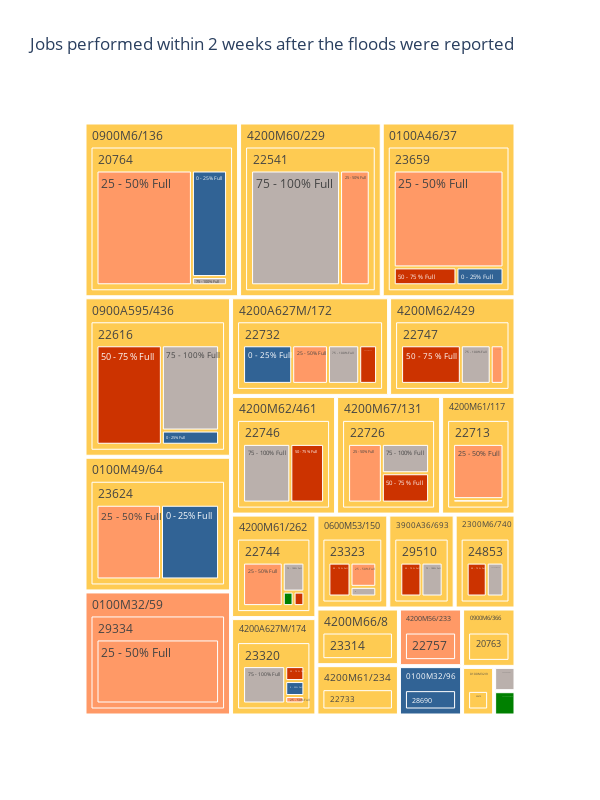

Write notebook code for a chart like this one.
### Markdown cell above
**3.5 Floods Status & Cyclical Frequency determination**

### Code cell
# 3.5 Grouping by Year_Month & Floods
df_jobs_floods_grp = df_jobs_floods_f[(df_jobs_floods_f['% Full'] != 'Non Applicable') & (df_jobs_floods_f['% Full'] != 'Change Me')] \
                            .groupby(['Year_Month', 'FloodID', 'SectionID', '% Full']) \
                            .size() \
                            .reset_index(name='Num_Jobs')

fig3 = px.treemap(df_jobs_floods_grp, 
                  path=[ 'SectionID', 'FloodID', '% Full'], 
                  values='Num_Jobs', 
                  color='% Full',
                  title="Jobs performed within 2 weeks after the floods were reported",
                  color_discrete_sequence=[ "#ff9966", "#bab0ac",  "green", "#cc3300", '#316395' , "#fecb52" , "#e2e2e2"],
                  height=800,
                  width=600)

fig3.show()

### Figure 1 — Plotly figure (JSON) as saved in the notebook; plotly's stock layout.template omitted (floating-point values rounded to 4 significant figures)
{"data": [{"branchvalues": "total", "customdata": [["25 - 50% Full"], ["75 - 100% Full"], ["0 % (Clear)"], ["50 - 75 % Full"], ["25 - 50% Full"], ["50 - 75 % Full"], ["0 - 25% Full"], ["50 - 75 % Full"], ["75 - 100% Full"], ["0 - 25% Full"], ["75 - 100% Full"], ["75 - 100% Full"], ["75 - 100% Full"], ["75 - 100% Full"], ["50 - 75 % Full"], ["50 - 75 % Full"], ["50 - 75 % Full"], ["75 - 100% Full"], ["25 - 50% Full"], ["25 - 50% Full"], ["50 - 75 % Full"], ["25 - 50% Full"], ["0 - 25% Full"], ["0 - 25% Full"], ["25 - 50% Full"], ["0 % (Clear)"], ["0 - 25% Full"], ["25 - 50% Full"], ["75 - 100% Full"], ["0 - 25% Full"], ["25 - 50% Full"], ["0 - 25% Full"], ["0 - 25% Full"], ["50 - 75 % Full"], ["25 - 50% Full"], ["50 - 75 % Full"], ["75 - 100% Full"], ["75 - 100% Full"], ["50 - 75 % Full"], ["25 - 50% Full"], ["25 - 50% Full"], ["75 - 100% Full"], ["75 - 100% Full"], ["75 - 100% Full"], ["75 - 100% Full"], ["25 - 50% Full"], ["50 - 75 % Full"], ["50 - 75 % Full"], ["0 - 25% Full"], ["50 - 75 % Full"], ["25 - 50% Full"], ["50 - 75 % Full"], ["25 - 50% Full"], ["25 - 50% Full"], ["25 - 50% Full"], ["0 - 25% Full"], ["75 - 100% Full"], ["(?)"], ["(?)"], ["(?)"], ["(?)"], ["(?)"], ["(?)"], ["(?)"], ["(?)"], ["(?)"], ["(?)"], ["(?)"], ["25 - 50% Full"], ["(?)"], ["(?)"], ["(?)"], ["(?)"], ["(?)"], ["(?)"], ["75 - 100% Full"], ["(?)"], ["0 - 25% Full"], ["25 - 50% Full"], ["(?)"], ["0 % (Clear)"], ["(?)"], ["25 - 50% Full"], ["(?)"], ["0 - 25% Full"], ["(?)"], ["(?)"], ["(?)"], ["(?)"], ["(?)"], ["(?)"], ["75 - 100% Full"], ["(?)"], ["(?)"], ["(?)"], ["25 - 50% Full"], ["(?)"], ["(?)"], ["(?)"], ["(?)"], ["(?)"], ["(?)"], ["(?)"], ["(?)"], ["0 % (Clear)"]], "domain": {"x": [0, 1], "y": [0, 1]}, "hovertemplate": "labels=%{label}<br>Num_Jobs=%{value}<br>parent=%{parent}<br>id=%{id}<br>% Full=%{customdata[0]}<extra></extra>", "ids": ["4200M61/234/22733/25 - 50% Full", "4200M60/229/22541/75 - 100% Full", "4200M61/262/22744/0 % (Clear)", "4200M61/117/22713/50 - 75 % Full", "4200M61/117/22713/25 - 50% Full", "4200A627M/172/22732/50 - 75 % Full", "0100M32/96/28690/0 - 25% Full", "3900A36/693/29510/50 - 75 % Full", "4200A627M/172/22732/75 - 100% Full", "0900M6/136/20764/0 - 25% Full", "4200A627M/174/23320/75 - 100% Full", "0900A595/436/22616/75 - 100% Full", "0900M6/136/20764/75 - 100% Full", "4200M67/131/22726/75 - 100% Full", "4200A627M/174/23320/50 - 75 % Full", "4200M61/262/22744/50 - 75 % Full", "4200M67/131/22726/50 - 75 % Full", "4200M61/234/22733/75 - 100% Full", "0100M32/59/29334/25 - 50% Full", "0600M53/150/23323/25 - 50% Full", "0900M6/366/20763/50 - 75 % Full", "0900M6/366/20763/25 - 50% Full", "4200A627M/174/23320/0 - 25% Full", "4200M61/234/22733/0 - 25% Full", "4200M67/131/22726/25 - 50% Full", "7025A303/868/31011/0 % (Clear)", "0900A595/436/22616/0 - 25% Full", "4200M61/262/22744/25 - 50% Full", "0600M53/150/23323/75 - 100% Full", "4200M66/8/23314/0 - 25% Full", "4200M66/8/23314/25 - 50% Full", "0100M49/64/23624/0 - 25% Full", "0900M6/366/20763/0 - 25% Full", "0100A46/37/23659/50 - 75 % Full", "4200M62/429/22747/25 - 50% Full", "0600M53/150/23323/50 - 75 % Full", "4200M61/262/22744/75 - 100% Full", "4200M62/461/22746/75 - 100% Full", "4200M62/461/22746/50 - 75 % Full", "0900M6/136/20764/25 - 50% Full", "0100M49/64/23624/25 - 50% Full", "2300M6/740/24853/75 - 100% Full", "2400A5/181/24579/75 - 100% Full", "4200M62/429/22747/75 - 100% Full", "0100M32/9/23479/75 - 100% Full", "4200M56/233/22757/25 - 50% Full", "0100M32/9/23479/50 - 75 % Full", "2300M6/740/24853/50 - 75 % Full", "0100A46/37/23659/0 - 25% Full", "4200M62/429/22747/50 - 75 % Full", "4200M60/229/22541/25 - 50% Full", "0900A595/436/22616/50 - 75 % Full", "4200A627M/172/22732/25 - 50% Full", "0100A46/37/23659/25 - 50% Full", "4200A627M/174/23320/25 - 50% Full", "4200A627M/172/22732/0 - 25% Full", "3900A36/693/29510/75 - 100% Full", "0900M6/366/20763", "0900M6/136/20764", "4200M60/229/22541", "0900A595/436/22616", "4200M61/117/22713", "4200M67/131/22726", "4200A627M/172/22732", "4200M61/234/22733", "4200M61/262/22744", "4200M62/461/22746", "4200M62/429/22747", "4200M56/233/22757", "4200M66/8/23314", "4200A627M/174/23320", "0600M53/150/23323", "0100M32/9/23479", "0100M49/64/23624", "0100A46/37/23659", "2400A5/181/24579", "2300M6/740/24853", "0100M32/96/28690", "0100M32/59/29334", "3900A36/693/29510", "7025A303/868/31011", "0100A46/37", "0100M32/59", "0100M32/9", "0100M32/96", "0100M49/64", "0600M53/150", "0900A595/436", "0900M6/136", "0900M6/366", "2300M6/740", "2400A5/181", "3900A36/693", "4200A627M/172", "4200A627M/174", "4200M56/233", "4200M60/229", "4200M61/117", "4200M61/234", "4200M61/262", "4200M62/429", "4200M62/461", "4200M66/8", "4200M67/131", "7025A303/868"], "labels": ["25 - 50% Full", "75 - 100% Full", "0 % (Clear)", "50 - 75 % Full", "25 - 50% Full", "50 - 75 % Full", "0 - 25% Full", "50 - 75 % Full", "75 - 100% Full", "0 - 25% Full", "75 - 100% Full", "75 - 100% Full", "75 - 100% Full", "75 - 100% Full", "50 - 75 % Full", "50 - 75 % Full", "50 - 75 % Full", "75 - 100% Full", "25 - 50% Full", "25 - 50% Full", "50 - 75 % Full", "25 - 50% Full", "0 - 25% Full", "0 - 25% Full", "25 - 50% Full", "0 % (Clear)", "0 - 25% Full", "25 - 50% Full", "75 - 100% Full", "0 - 25% Full", "25 - 50% Full", "0 - 25% Full", "0 - 25% Full", "50 - 75 % Full", "25 - 50% Full", "50 - 75 % Full", "75 - 100% Full", "75 - 100% Full", "50 - 75 % Full", "25 - 50% Full", "25 - 50% Full", "75 - 100% Full", "75 - 100% Full", "75 - 100% Full", "75 - 100% Full", "25 - 50% Full", "50 - 75 % Full", "50 - 75 % Full", "0 - 25% Full", "50 - 75 % Full", "25 - 50% Full", "50 - 75 % Full", "25 - 50% Full", "25 - 50% Full", "25 - 50% Full", "0 - 25% Full", "75 - 100% Full", "20763", "20764", "22541", "22616", "22713", "22726", "22732", "22733", "22744", "22746", "22747", "22757", "23314", "23320", "23323", "23479", "23624", "23659", "24579", "24853", "28690", "29334", "29510", "31011", "0100A46/37", "0100M32/59", "0100M32/9", "0100M32/96", "0100M49/64", "0600M53/150", "0900A595/436", "0900M6/136", "0900M6/366", "2300M6/740", "2400A5/181", "3900A36/693", "4200A627M/172", "4200A627M/174", "4200M56/233", "4200M60/229", "4200M61/117", "4200M61/234", "4200M61/262", "4200M62/429", "4200M62/461", "4200M66/8", "4200M67/131", "7025A303/868"], "marker": {"colors": ["#ff9966", "#bab0ac", "green", "#cc3300", "#ff9966", "#cc3300", "#316395", "#cc3300", "#bab0ac", "#316395", "#bab0ac", "#bab0ac", "#bab0ac", "#bab0ac", "#cc3300", "#cc3300", "#cc3300", "#bab0ac", "#ff9966", "#ff9966", "#cc3300", "#ff9966", "#316395", "#316395", "#ff9966", "green", "#316395", "#ff9966", "#bab0ac", "#316395", "#ff9966", "#316395", "#316395", "#cc3300", "#ff9966", "#cc3300", "#bab0ac", "#bab0ac", "#cc3300", "#ff9966", "#ff9966", "#bab0ac", "#bab0ac", "#bab0ac", "#bab0ac", "#ff9966", "#cc3300", "#cc3300", "#316395", "#cc3300", "#ff9966", "#cc3300", "#ff9966", "#ff9966", "#ff9966", "#316395", "#bab0ac", "#fecb52", "#fecb52", "#fecb52", "#fecb52", "#fecb52", "#fecb52", "#fecb52", "#fecb52", "#fecb52", "#fecb52", "#fecb52", "#ff9966", "#fecb52", "#fecb52", "#fecb52", "#fecb52", "#fecb52", "#fecb52", "#bab0ac", "#fecb52", "#316395", "#ff9966", "#fecb52", "green", "#fecb52", "#ff9966", "#fecb52", "#316395", "#fecb52", "#fecb52", "#fecb52", "#fecb52", "#fecb52", "#fecb52", "#bab0ac", "#fecb52", "#fecb52", "#fecb52", "#ff9966", "#fecb52", "#fecb52", "#fecb52", "#fecb52", "#fecb52", "#fecb52", "#fecb52", "#fecb52", "green"]}, "name": "", "parents": ["4200M61/234/22733", "4200M60/229/22541", "4200M61/262/22744", "4200M61/117/22713", "4200M61/117/22713", "4200A627M/172/22732", "0100M32/96/28690", "3900A36/693/29510", "4200A627M/172/22732", "0900M6/136/20764", "4200A627M/174/23320", "0900A595/436/22616", "0900M6/136/20764", "4200M67/131/22726", "4200A627M/174/23320", "4200M61/262/22744", "4200M67/131/22726", "4200M61/234/22733", "0100M32/59/29334", "0600M53/150/23323", "0900M6/366/20763", "0900M6/366/20763", "4200A627M/174/23320", "4200M61/234/22733", "4200M67/131/22726", "7025A303/868/31011", "0900A595/436/22616", "4200M61/262/22744", "0600M53/150/23323", "4200M66/8/23314", "4200M66/8/23314", "0100M49/64/23624", "0900M6/366/20763", "0100A46/37/23659", "4200M62/429/22747", "0600M53/150/23323", "4200M61/262/22744", "4200M62/461/22746", "4200M62/461/22746", "0900M6/136/20764", "0100M49/64/23624", "2300M6/740/24853", "2400A5/181/24579", "4200M62/429/22747", "0100M32/9/23479", "4200M56/233/22757", "0100M32/9/23479", "2300M6/740/24853", "0100A46/37/23659", "4200M62/429/22747", "4200M60/229/22541", "0900A595/436/22616", "4200A627M/172/22732", "0100A46/37/23659", "4200A627M/174/23320", "4200A627M/172/22732", "3900A36/693/29510", "0900M6/366", "0900M6/136", "4200M60/229", "0900A595/436", "4200M61/117", "4200M67/131", "4200A627M/172", "4200M61/234", "4200M61/262", "4200M62/461", "4200M62/429", "4200M56/233", "4200M66/8", "4200A627M/174", "0600M53/150", "0100M32/9", "0100M49/64", "0100A46/37", "2400A5/181", "2300M6/740", "0100M32/96", "0100M32/59", "3900A36/693", "7025A303/868", "", "", "", "", "", "", "", "", "", "", "", "", "", "", "", "", "", "", "", "", "", "", "", ""], "values": [1, 36, 1, 1, 16, 4, 6, 6, 7, 13, 11, 18, 1, 7, 2, 1, 7, 1, 35, 5, 2, 2, 2, 6, 10, 1, 3, 11, 2, 1, 8, 18, 2, 4, 3, 6, 4, 14, 10, 38, 20, 5, 1, 7, 2, 7, 1, 6, 3, 14, 12, 24, 8, 38, 1, 11, 6, 6, 52, 48, 45, 17, 24, 30, 8, 17, 24, 24, 7, 9, 16, 13, 3, 38, 45, 1, 11, 6, 35, 12, 1, 45, 35, 3, 6, 38, 13, 45, 52, 6, 11, 1, 12, 30, 16, 7, 48, 17, 8, 17, 24, 24, 9, 24, 1], "type": "treemap"}], "layout": {"legend": {"tracegroupgap": 0}, "title": {"text": "Jobs performed within 2 weeks after the floods were reported"}, "treemapcolorway": ["#ff9966", "#bab0ac", "green", "#cc3300", "#316395", "#fecb52", "#e2e2e2"], "height": 800, "width": 600}}
